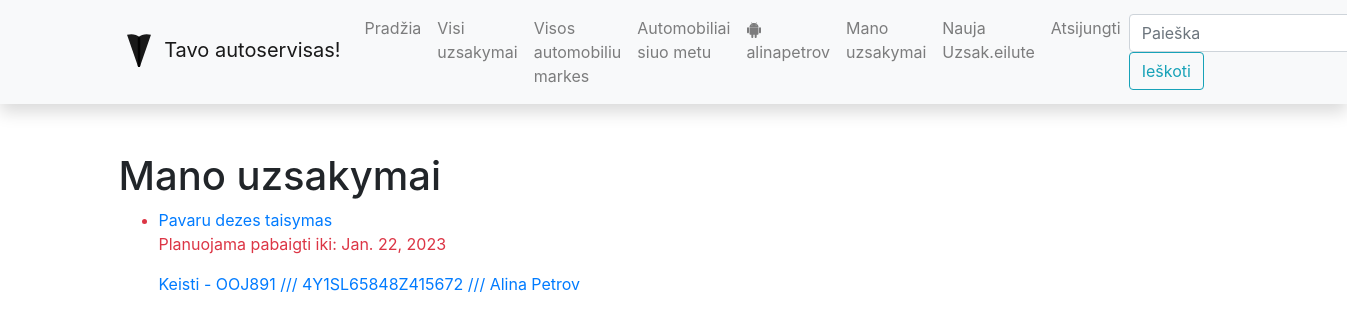
/autoservisas/myorders/ (signed in), run on the app's committed database.
### autoservisas/models.py (models this page shows, shortened)
class UzsakymoEilute(models.Model):
    kiekis = models.CharField('Kiekis', max_length=2, help_text='Iveskite perkamos paslaugos kieki')
    kaina = models.FloatField('Kaina', max_length=10, help_text='Iveskite paslaugos kaina', default=0)
    paslauga_id = models.ForeignKey('Paslauga', on_delete=models.SET_NULL, null=True)
    uzsakymas_id = models.ForeignKey('Uzsakymas', on_delete=models.SET_NULL, null=True)
    useris = models.ForeignKey(User, on_delete=models.SET_NULL, null=True, blank=True)
    grazinti_iki = models.DateField('Pabaigti darbus iki: ', null=True, blank=True)
    @property
    def is_overdue(self):
        if self.grazinti_iki and date.today() > self.grazinti_iki:
            return True
        else:
            return False
    class Meta:
        verbose_name = "Uzsakymo eilute"
        verbose_name_plural = "Uzsakymo eilutes"

class Paslauga(models.Model):
    pavadinimas = models.CharField('Pavadinimas', max_length=200, help_text='Iveskite paslaugos pavadinima')
    kaina = models.FloatField('Kaina', max_length=10, help_text='Iveskite paslaugos kaina')
    class Meta:
        verbose_name = "Paslauga"
        verbose_name_plural = "Paslaugos"

class Uzsakymas(models.Model):
    data = models.DateField('Uzsakymo data', null=True, blank=True)
    automobilis_id = models.ForeignKey('Automobilis', on_delete=models.SET_NULL, null=True)
    suma = models.FloatField('Suma', max_length=10, help_text='Iveskite paslaugos kaina', default=0)
    LOAN_STATUS = (
        ('a', 'Uzsakymas gautas'),
        ('p', 'Uzsakymas priimtas'),
        ('g', 'Uzsakymas vykdomas'),
        ('r', 'Uzsakymas baigtas')
    )
    status = models.CharField(
        max_length=1,
        choices=LOAN_STATUS,
        blank=True,
        default='a',
        help_text='Status'
    )
    class Meta:
        ordering = ['data']
        verbose_name = "Uzsakymas"
        verbose_name_plural = "Uzsakymai"

class Automobilis(models.Model):
    valstybinis_numeris = models.CharField('Automobilio valstybinis numeris',
                                           max_length=6, help_text='Iveskite automobilio valstybini numeri')
    automobilio_modelis_id = models.ForeignKey('Modelis', on_delete=models.SET_NULL, null=True)
    vin_kodas = models.CharField('VIN kodas', max_length=17, help_text='Iveskite VIN numeri')
    klientas = models.CharField('Klientas', max_length=100, help_text='Iveskite klienta')
    automobilis_pic = models.ImageField('Auto Nuotrauka', upload_to='car_pics', null=True, blank=True)
    aprasymas = HTMLField()
    class Meta:
        verbose_name = "Automobilis"
        verbose_name_plural = "Automobiliai"
    def __str__(self):
        return f'{self.valstybinis_numeris} /// {self.vin_kodas} /// {self.klientas}'

### autoservisas/views.py (the view)
# urls.py: path('myorders/', views.OrderDetailByUserListView.as_view(), name='my-orders'),
class OrderDetailByUserListView(LoginRequiredMixin, generic.ListView):  # Paveldime is dvieju klasiu!
    model = UzsakymoEilute  # gausime context={'bookinstance_list': BookInstance}
    template_name = 'uzsakymas_detail_view_user.html'
    def get_queryset(self):
        return UzsakymoEilute.objects.filter(useris=self.request.user).order_by('grazinti_iki')

### autoservisas/templates/uzsakymas_detail_view_user.html
{% extends "base.html" %}
{% block content %}
<h1>Mano uzsakymai</h1>
{% if uzsakymoeilute_list %}
<ul>
    {% for uzsakymoeilute_obj in uzsakymoeilute_list %}
    <li class="{% if uzsakymoeilute_obj.is_overdue %}text-danger{%endif%}">
        <a href="{% url 'uzsakeil-detail' uzsakymoeilute_obj.id %}">{{uzsakymoeilute_obj.paslauga_id.pavadinimas}}</a>
        <p>Planuojama pabaigti iki: {{uzsakymoeilute_obj.grazinti_iki}}</p>
        <p><a href="{% url 'my-order' uzsakymoeilute_obj.id %}"> Keisti - {{uzsakymoeilute_obj.uzsakymas_id.automobilis_id}}</a></p>
    </li>
    {%endfor%}
</ul>
{%else%}
<p>Siuo metu neturite jokiu uzsakymu</p>
{%endif%}
{% endblock %}

### autoservisas/templates/base.html (shortened to what this page needs)
<!DOCTYPE html>
<html lang="en">
<head>
    <link
            rel="stylesheet"
            href="https://stackpath.bootstrapcdn.com/bootstrap/4.1.3/css/bootstrap.min.css"
    />
    <link
            rel="stylesheet"
            href="https://cdnjs.cloudflare.com/ajax/libs/font-awesome/4.7.0/css/font-awesome.min.css"
    />
    {% load static %}
    <link rel="stylesheet" href="{% static 'css/styles.css' %}"/>
</head>
<body>
<nav
        class="navbar navbar-expand-lg navbar-light bg-light static-top mb-5 shadow"
>
    <div class="container">
        <a class="navbar-brand" href="#">
            Tavo autoservisas!</a
        >
        <div class="collapse navbar-collapse" id="navbarResponsive">
            <ul class="navbar-nav ml-auto">
                <li class="nav-item">
                    <a class="nav-link" href="{% url 'index' %}">Pradžia</a>
                </li>
                <li class="nav-item">
                    <a class="nav-link" href="{% url 'uzsakymaseil' %}">Visi uzsakymai</a>
                </li>
                <li class="nav-item">
                    <a class="nav-link" href="{% url 'modeliai' %}">Visos automobiliu markes</a>
                </li>
                <li class="nav-item">
                    <a class="nav-link" href="{% url 'automobiliai' %}">Automobiliai siuo metu</a>
                </li>
                {% if user.is_authenticated%}
                <li class="nav-item"><a class="nav-link" href="{% url 'profilis' %}">
                    {{ user.get_username }}</a></li>
                <li class="nav-item"><a class="nav-link" href="{% url 'my-orders' %}">Mano uzsakymai</a></li>
                <li class="nav-item"><a class="nav-link" href="{% url 'my-order-new' %}">Nauja Uzsak.eilute</a></li>
                <li class="nav-item"><a class="nav-link" href="{% url 'logout'%}">Atsijungti</a></li>
                {% else %}
                <li class="nav-item"><a class="nav-link" href="{% url 'login'%}">Prisijungti</a>
                </li>
                <li class="nav-item"><a class="nav-link" href="{% url 'registration' %}">Registruotis</a></li>
                {% endif %}
            </ul>
            <form
                    class="form-inline my-2 my-lg-0"
                    action="{% url 'search' %}"
                    method="get"
            >
                <input
                        class="form-control mr-sm-2"
                        type="search"
                        placeholder="Paieška"
                        aria-label="Search"
                        name="query"
                />
                <button class="btn btn-outline-info my-2 my-sm-0" type="submit">
                    Ieškoti
                </button>
            </form>
        </div>
    </div>
</nav>
<div class="container">{% block content %}{% endblock %}</div>
</body>
</html>

### data on the page
UzsakymoEilute: paslauga_id.pavadinimas "Pavaru dezes taisymas", grazinti_iki "Jan. 22, 2023", uzsakymas_id.automobilis_id "OOJ891 /// 4Y1SL65848Z415672 /// Alina Petrov"

### other printed values
{{ user.get_username }} "alinapetrov"
